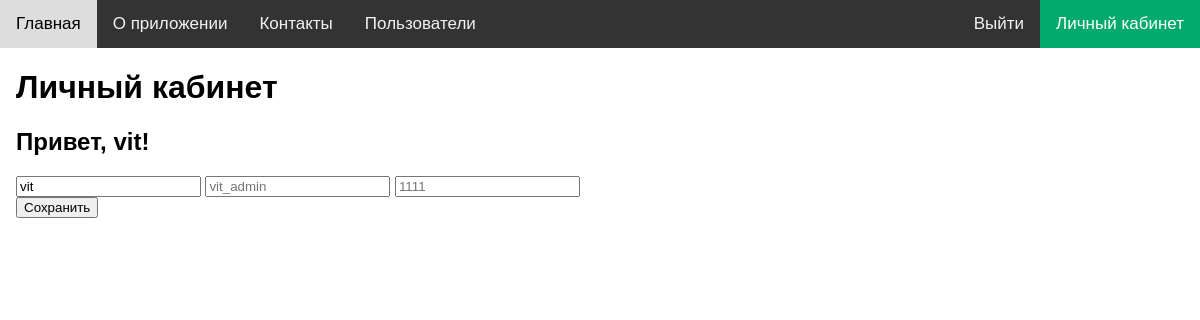
/account (signed in), run on the app's committed database.
### tables this page shows
CREATE TABLE user_profile (
                user_id INTEGER PRIMARY KEY AUTOINCREMENT, -- Уникальный ID пользователя
                name TEXT, -- Имя пользователя
                email TEXT, -- Email пользователя
                login TEXT, role text default 'user', -- Логин, связанный с таблицей passwords
                FOREIGN KEY (login) REFERENCES passwords(login) ON DELETE CASCADE ON UPDATE CASCADE
);

### server.py (the view, shortened to what this page needs)
@app.route('/account', methods=('GET', 'POST'))
def account():
    conn = get_db_connection()
    login = session['username']
    user = conn.execute('SELECT * FROM user_profile WHERE login = ?', (login,)).fetchone()
    name = user['name']
    email = user['email']
    if not name:
        name = 'Введите имя'
    if not email:
        email = 'Введите email'
    return render_template('account/account.html', name=name, email=email)

### server.py (called while the page is built)
def get_db_connection():
    conn = sqlite3.connect('blog.db')
    conn.row_factory = sqlite3.Row
    return conn

### templates/account/account.html (shortened to what this page needs)
{% extends "main/base.html" %}
{% block content %}
<h1>Личный кабинет</h1>
<h2>Привет, {{ session['username'] }}!</h2>
<form method="POST">
    <div class="container">
        <label>
            <input type="text" name="login" value="{{ session['username'] }}" readonly required>
        </label>
        <label>
            <input type="text" placeholder="{{ name }}" name="name" required>
        </label>
        <label>
            <input type="text" placeholder="{{ email }}" name="email" required>
        </label>
    </div>
    <button type="submit">Сохранить</button>
</form>
{% endblock %}

### static/css/index.css (style rules this page uses)
body { margin: 0; font-family: Arial, Helvetica, sans-serif; }

### data on the page
user_profile: username "vit", name "vit_admin", email "1111"
